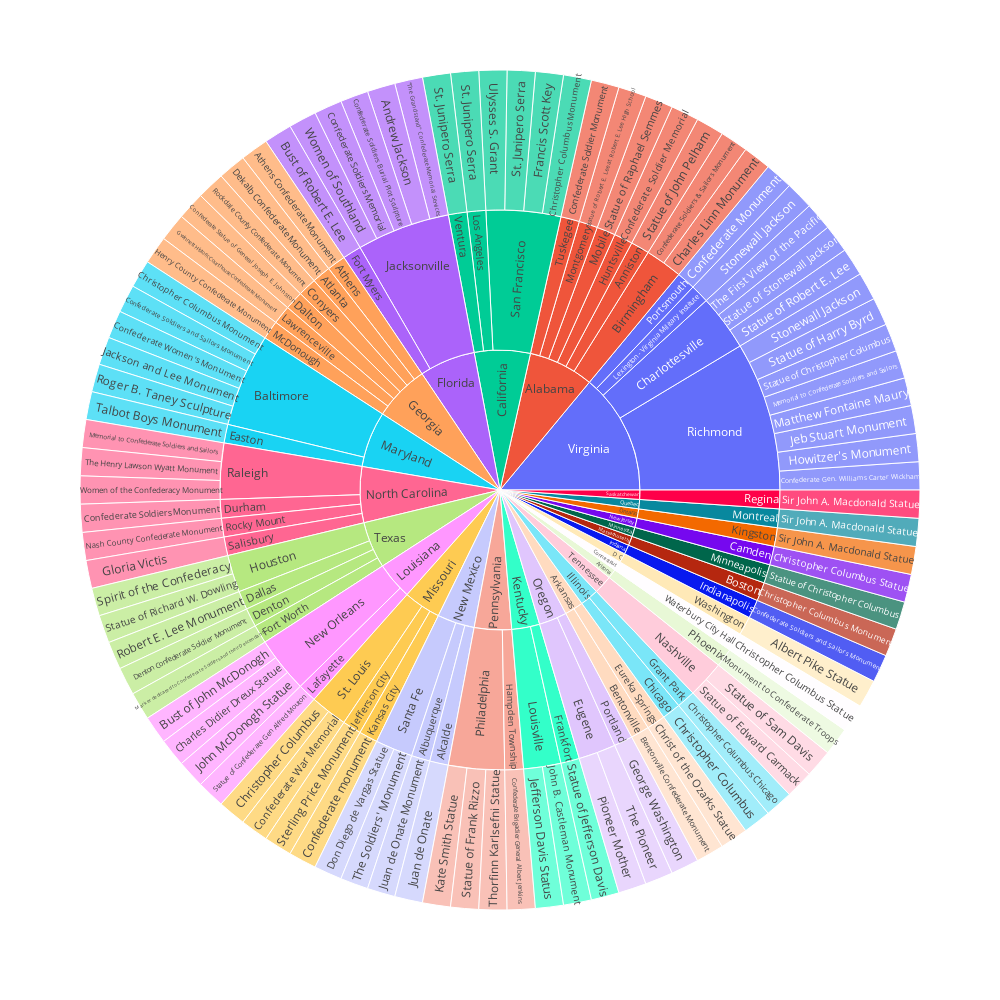

The code cell stored with this chart in its notebook:
### Code cell
import plotly.express as px
px.sunburst(complete_df, path=['state', 'city/town', 'monument'], width=1200, height=1200)

### Figure 1 — Plotly figure (JSON) as saved in the notebook; plotly's stock layout.template omitted (floating-point values rounded to 4 significant figures; data arrays with more than 128 entries replaced by an {"elided": "..."} marker saying what was removed)
{"data": [{"branchvalues": "total", "domain": {"x": [0, 1], "y": [0, 1]}, "hovertemplate": "labels=%{label}<br>count=%{value}<br>parent=%{parent}<br>id=%{id}<extra></extra>", "ids": {"elided": "180 str values"}, "labels": {"elided": "180 str values"}, "name": "", "parents": {"elided": "180 str values"}, "type": "sunburst", "values": {"elided": "180 int values"}}], "layout": {"height": 1000, "legend": {"tracegroupgap": 0}, "margin": {"t": 60}, "width": 1000}}
